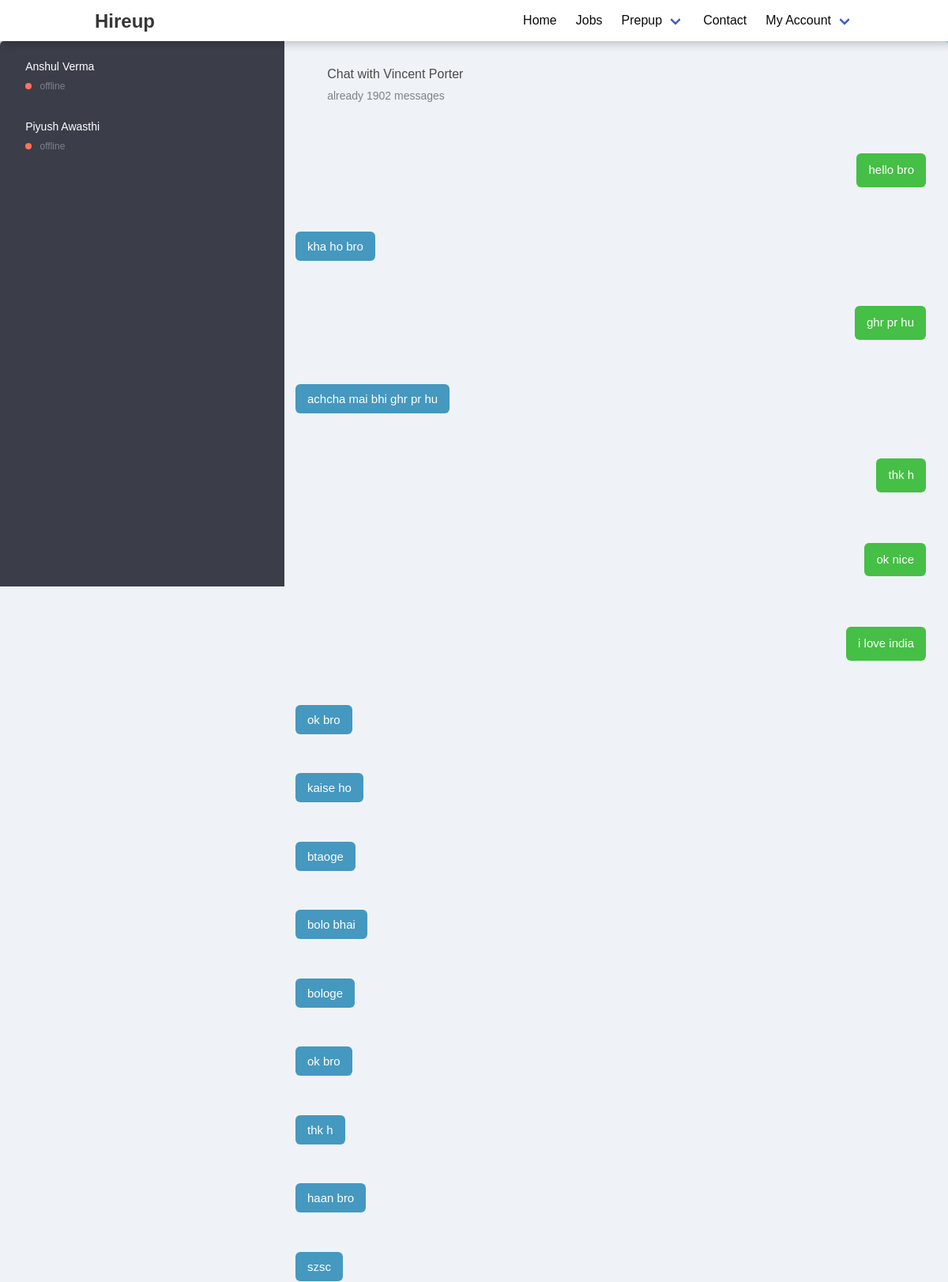
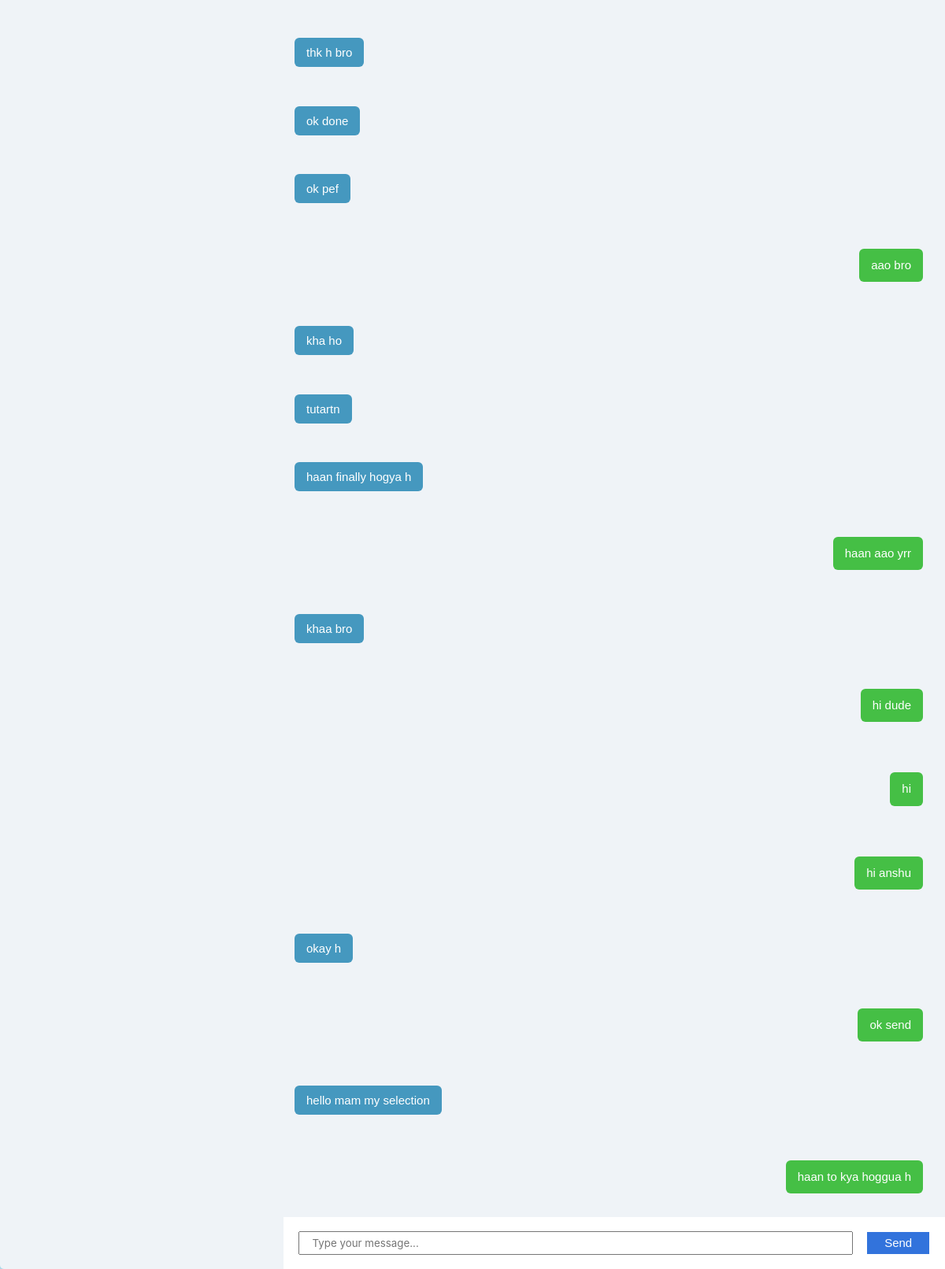
Screenshot of /chat/chats/mychats (signed in) with the database file from the repository (2 pictures, top to bottom).
### chatapp/models.py (models this page shows, shortened)
class TrackingModel(models.Model):
    created_at = models.DateTimeField(auto_now_add=True)
    updated_at = models.DateTimeField(auto_now=True)
    class Meta:
        abstract = True

class Message(TrackingModel):
    thread = models.ForeignKey(Thread, on_delete=models.CASCADE)
    sender = models.ForeignKey('auth.User', on_delete=models.CASCADE)
    text = models.TextField(blank=False, null=False)

### chatapp/views.py (the view)
# urls.py: path('chats/mychats',mychats,name="mychats"),
def mychats(request):
    print("hua")
    if request.session.get('username', None):
        user_main = get_object_or_404(User, username=request.user)
        user1=user_main
        mychats=[]
        threads=Thread.objects.filter(users=user1)
        for i in threads:
            print(i.users.all())
            for j in i.users.all().exclude(email=user1.email):
                mychats.append(j)
                print(j.first_name,j.last_name)
        user2=mychats[0]
        threads=SplitThread(user1,user2)
        if threads:
            thread=Thread.objects.filter(name=threads.name).first()
            chats=Message.objects.filter(thread=thread)
            for i in chats:
                print(i.sender)
                if (i.sender.email==user2.email):
                    print("my chats")
                    print(i.text)
            return render(request,"chatapp/mychats.html",{'chatuser':user2.email,'ourchats':chats,'user':user_main.email,'others_chats':mychats})

### chatapp/views.py (called while the page is built)
def SplitThread(user1,user2):
        threads=Thread.objects.filter(thread_type ='personal')
        print(user1.id,user2.id)
        threads=threads.filter(users__in=[user1.id,user2.id]).distinct()
        threads=threads.annotate(u_count=Count('users')).filter(u_count=2)
        user11en=len(str(user1.id))
        user2len=len(str(user2.id))
        for i in threads:
            print(i.name[:user11en],user1.id,"---------", i.name[-user2len:],user2.id)
            if (int(i.name[:user11en])==user1.id and int(i.name[-user2len:])==user2.id) or (int(i.name[:user11en])==user2.id and int(i.name[-user2len:])==user1.id):
                return i

### templates/chatapp/mychats.html (shortened to what this page needs)
{% extends "layout.html" %} {% load static %}
        {% block css %}
		<link rel="stylesheet" href="{% static 'css/chatapp/mychats.css' %}" />
        <link rel="stylesheet" href="{% static 'css/chatapp/chatapp.css' %}" />
		<link rel="stylesheet" href="https://use.fontawesome.com/releases/v5.5.0/css/all.css">
		<link rel="stylesheet" type="text/css" href="https://cdnjs.cloudflare.com/ajax/libs/malihu-custom-scrollbar-plugin/3.1.5/jquery.mCustomScrollbar.min.css">
		{% endblock %}
	{% block body %}
    <div id="container">
        <aside>
            <ul>
                {% for i in others_chats %}
                <li>
                    <div>
                        <a href="{% url 'Userchats' user=i %}">
                        <h2>{{i.first_name}} {{i.last_name}}</h2>
                        <h3>
                            <span class="status orange"></span>
                            offline
                        </h3>
                    </a>
                    </div>
                </li>
                {% endfor %}
            </ul>
        </aside>
        <main>
            <header>
                <div>
                    <h2>Chat with Vincent Porter</h2>
                    <h3>already 1902 messages</h3>
                </div>
            </header>
            <div class="msg_container chat_msg" id="chat-log">
				{% for i in ourchats %}
				{% if i.sender.email == chatuser %}
				<div class="right_msg">
					<span>{{i.text}} </span>
				</div>
				{% else %}
				<div class="left_msg">
					<span>{{i.text}}</span>
				</div>
				{% endif %}
				{% endfor %}
			</div>
			<div class="send_div chat_send_div">
				<div class="input_div">
					<input type="text" id="chat-message-input"  placeholder="Type your message..."/>
				</div>
				<div class="btn_div" id="chat-message-submit">
					<span >Send</span>
				</div>
			</div>
        </main>
    </div>
{% endblock %}

### static/css/chatapp/mychats.css (style rules this page uses)
* { box-sizing:border-box; }
body { background-color:#abd9e9; font-family:Arial; }
#container { width: 100%; height:auto; background:#eff3f7; margin:0 auto; font-size:0; border-radius:5px; overflow:hidden; }
aside { width: 30%; height:auto; background-color:#3b3e49; display:inline-block; font-size:15px; vertical-align:top; }
main { width: 70%; height: auto; display: inline-block; font-size: 15px; vertical-align: top; }
aside ul { padding-left:0; margin:0; list-style-type:none; overflow-y:scroll; height:690px; }
aside li { padding:10px 0; }
h2,h3 { margin:0; }
aside li div { display:inline-block; vertical-align:top; margin-top:12px; }
aside li h2 { font-size:14px; color:#fff; font-weight:normal; margin-bottom:5px; }
aside li h3 { font-size:12px; color:#7e818a; font-weight:normal; }
.status { width:8px; height:8px; border-radius:50%; display:inline-block; margin-right:7px; }
.orange { background-color:#ff725d; }
main header { height:110px; padding:30px 20px 30px 40px; }
main header > * { display:inline-block; vertical-align:top; }
main header div { margin-left:10px; margin-right:145px; }
main header h2 { font-size:16px; margin-bottom:5px; }
main header h3 { font-size:14px; font-weight:normal; color:#7e818a; }
main .chat_send_div { position: fixed; display: flex; width: 70%; justify-content: center; align-items: center; bottom: 0; background: white; padding: 18px 0px; }
main .chat_msg { margin: 2rem 14px; display: flex; width: 95%; flex-direction: column; justify-content: space-between; }

### static/css/chatapp/chatapp.css (style rules this page uses)
* { margin: 0; padding: 0; box-sizing: border-box; }
.msg_container .left_msg { float: left; margin-bottom: 4rem; display: flex; justify-content: end; }
.msg_container .left_msg span { padding: 10px 15px; background-color: #45bf45; color: white; border-radius: 6px; }
.msg_container .right_msg { float: right; margin-bottom: 4rem; }
.msg_container .right_msg span { padding: 10px 15px; background-color: #4598bf; color: white; border-radius: 6px; }
.send_div .input_div { width: 90%; display: flex; justify-content: center; align-items: center; }
.send_div .input_div input { padding: 5px 1rem; width: 95%; }
.send_div .btn_div { display: flex; width: 12%; justify-content: left; align-items: center; }
.send_div .btn_div span { background-color: #3273dc; color: white; padding: 3px 22px; }

### rows the page displays
Message: text "hello bro"
Message: text "kha ho bro"
Message: text "ghr pr hu"
Message: text "achcha mai bhi ghr pr hu"
Message: text "thk h"
Message: text "ok nice"
Message: text "i love india"
Message: text "ok bro"
Message: text "kaise ho"
Message: text "btaoge"
Message: text "bolo bhai"
Message: text "bologe"
Message: text "ok bro"
Message: text "thk h"
Message: text "haan bro"
Message: text "szsc"
Message: text "thk h bro"
Message: text "ok done"
Message: text "ok pef"
Message: text "aao bro"
Message: text "kha ho"
Message: text "tutartn"
Message: text "haan finally hogya h"
Message: text "haan aao yrr"
Message: text "khaa bro"
Message: text "hi dude"
Message: text "hi"
Message: text "hi anshu"
Message: text "okay h"
Message: text "ok send"
Message: text "hello mam my selection"
Message: text "haan to kya hoggua h"

### other values shown
{{ i.first_name }} "Anshul"
{{ i.last_name }} "Verma"
{{ i.first_name }} "Piyush"
{{ i.last_name }} "Awasthi"
